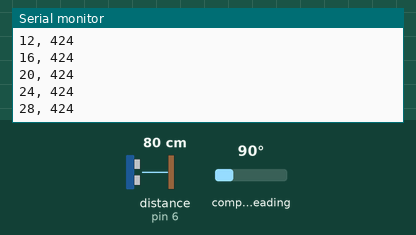
Bench run of a sketch on a simulated Arduino Uno, built with avr-gcc and run on an emulated ATmega328P. Parts: the last lines printed to the serial monitor. Wiring (inferred from the names in the program): QMC5883L compass at I2C address 0x0D. The test bench sets the inputs (shaded band); at power-on: distance to the obstacle (sensor on pin 6) 80 cm, compass heading 90°. The echo pulse lasts 58.3 µs per cm; no radio packets arrive unless stated.

Above: at 1.2 s.
1.3 s: distance to the obstacle (sensor on pin 6) set to 2 cm
At 1.35 s:
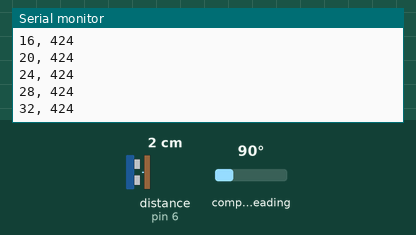
2.8 s: compass heading set to 7°
At 2.89 s:
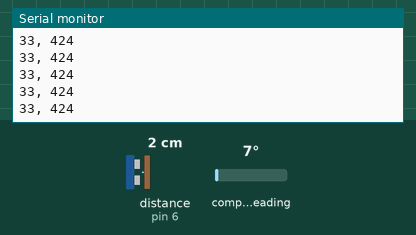
4.3 s: distance to the obstacle (sensor on pin 6) set to 4 cm
At 4.44 s:
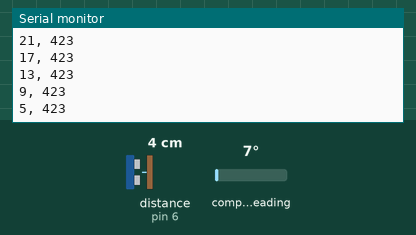
7.3 s: compass heading set to 90°
At 7.4 s:
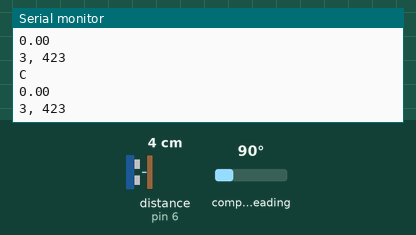
Timing chart, 0 to 9.8 s (numbered marks = the images above; inputs shaded):
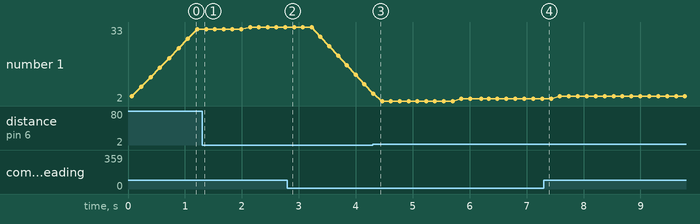

Measured:
- plotted number 1: 32 → 33 after the input at 1.3 s, 9 → 3 after the input at 4.3 s

The sketch:

deviceSketch0.2.1.ino
```cpp
#include <SPI.h>
#include <nRF24L01.h>
#include <RF24.h>
#include <Wire.h>
#include <NewPing.h>

RF24 radio(10, 8); // CE, CSN
const byte address[6] = "00001";

#define TRIGGER_PIN  7
#define ECHO_PIN     6
#define MAX_DISTANCE 350
#define SIZE 20

#define STR_SIZE 30

#define addr 0x0D

NewPing sonar(TRIGGER_PIN, ECHO_PIN, MAX_DISTANCE);
unsigned short dataSet[SIZE], dataIdx=0;
unsigned short mean,sum,currentValue;

//**New Algorithm Inits**
long b_new=0, b_prev;
unsigned long runTime;

unsigned long distTimer;
unsigned int carPresent = 0;
long b_store =0;
unsigned int b_count = 0;
unsigned int startFlag = 0;

unsigned int reStack = 0;
unsigned int reStackflag = 0;

unsigned int rsflag=0;
unsigned int normRun=0;
unsigned long reStackTimer;

char text[60];
String str = "";

//**flags
int checkMode = 0;

#define fieldLimit 10
#define distLimit 20

void sonicOutput(){
      sum=0;
      if(dataIdx<SIZE){
        dataIdx++;
      }else{
        dataIdx=0;
      }
      currentValue = sonar.ping_cm();
      if(sonar.ping()==0)
        currentValue=350;
      dataSet[dataIdx]=currentValue;

      for(int i=0;i<SIZE;i++){
        sum+=dataSet[i];
      }
      mean = sum/SIZE;
      delay(50);
}

void detectionFunction(){ //called whenever we need the readings of ultrasonic sensor
  normRun++;

  int diff = b_new - b_prev;
  diff = abs(diff);
  if(diff > fieldLimit){
    Serial.println("Anomaly Detected in Local Field");
    Serial.print("B_NEW: ");
    Serial.print(b_new);
    Serial.print(", B_PREV: ");
    Serial.println(b_prev);

    //--------------------------------------------------
    str = "Anomaly -- B_NEW: "+String(b_new);
    str.toCharArray(text,STR_SIZE);
    radio.write(&text, sizeof(text));

    str = "B_PREV: "+String(b_prev);
    str.toCharArray(text,STR_SIZE);
    radio.write(&text, sizeof(text));
    //--------------------------------------------------

    Serial.println("Waiting for Distance Response");

    //--------------------------------------------------
    str = "Waiting for Distance Response";
    str.toCharArray(text,STR_SIZE);
    radio.write(&text, sizeof(text));
    //--------------------------------------------------
    if(rsflag==0){
      reStackTimer = millis();
      rsflag=1;
    }
    reStack += b_new;
    reStackflag += 1;

    checkMode = 1;
    distTimer = millis();
  }
}

void setup() {
  dataSet[SIZE] = {0};
  Serial.begin(9600);
  radio.begin();
  radio.openWritingPipe(address);
  radio.setPALevel(RF24_PA_LOW);
  radio.stopListening();

  Wire.begin();
  Wire.beginTransmission(addr); //start talking
  Wire.write(0x0B); // Tell the HMC5883 to Continuously Measure
  Wire.write(0x01); // Set the Register
  Wire.endTransmission();
  Wire.beginTransmission(addr); //start talking
  Wire.write(0x09); // Tell the HMC5883 to Continuously Measure
  Wire.write(0x1D); // Set the Register
  Wire.endTransmission();

  runTime = millis();
}

void loop() {
  long x, y, z;
  sonicOutput();

  Wire.beginTransmission(addr);
  Wire.write(0x00); //start with register 3.
  Wire.endTransmission();

  //Read the data.. 2 bytes for each axis.. 6 total bytes
  Wire.requestFrom(addr, 6);
  if (6 <= Wire.available()) {
    x = Wire.read(); //MSB  x
    x |= Wire.read() << 8; //LSB  x
    z = Wire.read(); //MSB  z
    z |= Wire.read() << 8; //LSB z
    y = Wire.read(); //MSB y
    y |= Wire.read() << 8; //LSB y
  }
  x/=10;
  y/=10;
  z/=10;

  b_new = sqrt(x*x + y*y + z*z); // Current value read by magnetometer

  if(runTime > 6000){
    Serial.println("C");
    //--------------------------------------------------
    str = "C";
    str.toCharArray(text,STR_SIZE);
    radio.write(&text, sizeof(text));
    //--------------------------------------------------
    if(startFlag==0){
      b_prev = b_store/b_count;
      Serial.print("B_PREV: ");
      Serial.println(b_prev);
      Serial.print("READINGS TAKEN: ");
      Serial.println(b_count);

      //--------------------------------------------------
      str = "B_PREV: "+String(b_prev)+", READINGS TAKEN: "+String(b_count);
      str.toCharArray(text,STR_SIZE);
      radio.write(&text, sizeof(text));
      //--------------------------------------------------

      startFlag=1;
    }
    detectionFunction();
    Serial.println((float)reStackflag/(float)normRun);

    if((millis()-reStackTimer)>3000 && ((float)reStackflag/(float)normRun > 0.3) && rsflag==1){


      b_prev = reStack/reStackflag;
      reStackflag=0;
      reStack=0;
      normRun=0;
      rsflag=0;

      Serial.print("\nRECALIBRATING LOCAL FIELD\nB_PREV: ");
      Serial.println(b_prev);

      //--------------------------------------------------
      str = "RECALIBRATING LOCAL FIELD\nB_PREV: "+String(b_prev);
      str.toCharArray(text,STR_SIZE);
      radio.write(&text, sizeof(text));
      //--------------------------------------------------
    }else if((millis()-reStackTimer)>5000 && rsflag==1){
      rsflag==0;
      reStackflag=0;
      reStack=0;
      normRun=0;
    }
  }else{
    if(runTime <= 6000 && runTime >= 2500){
       b_store+=b_new;
       b_count++;
    }
    runTime = millis();
  }

  if(checkMode == 1){
    if((millis()-distTimer)>6000){
    checkMode = 0;

    Serial.print("DISTANCE: ");
    Serial.println(mean);

    //--------------------------------------------------
    str = "DISTANCE: "+String(mean);
    str.toCharArray(text,STR_SIZE);
    radio.write(&text, sizeof(text));
    //--------------------------------------------------

    if(mean<distLimit){
      if(carPresent==0){
        Serial.println("**CAR PRESENCE DETECTED**");

        //--------------------------------------------------
        str = "**CAR PRESENCE DETECTED**";
        str.toCharArray(text,STR_SIZE);
        radio.write(&text, sizeof(text));
        //--------------------------------------------------

        carPresent=1;
        delay(2000);
       }else{
        Serial.println("**FALSE VARIATION**");

        //--------------------------------------------------
        str = "**FALSE VARIATION**";
        str.toCharArray(text,STR_SIZE);
        radio.write(&text, sizeof(text));
        //--------------------------------------------------

       }
     }else{
      if(carPresent==1){
        Serial.println("**CAR ABSENCE DETECTED**");

        //--------------------------------------------------
        str = "**CAR ABSENCE DETECTED**";
        str.toCharArray(text,STR_SIZE);
        radio.write(&text, sizeof(text));
        //--------------------------------------------------

        carPresent=0;
        delay(2000);
       }else{
        Serial.println("**FALSE VARIATION**");

        //--------------------------------------------------
        str = "**FALSE VARIATION**";
        str.toCharArray(text,STR_SIZE);
        radio.write(&text, sizeof(text));
        //--------------------------------------------------

       }
     }
   }
  }

  String str = String(mean) + ", " + String(b_new);
  str.toCharArray(text,STR_SIZE);
  radio.write(&text, sizeof(text));
  Serial.println(text);
  delay(100);
}
```
